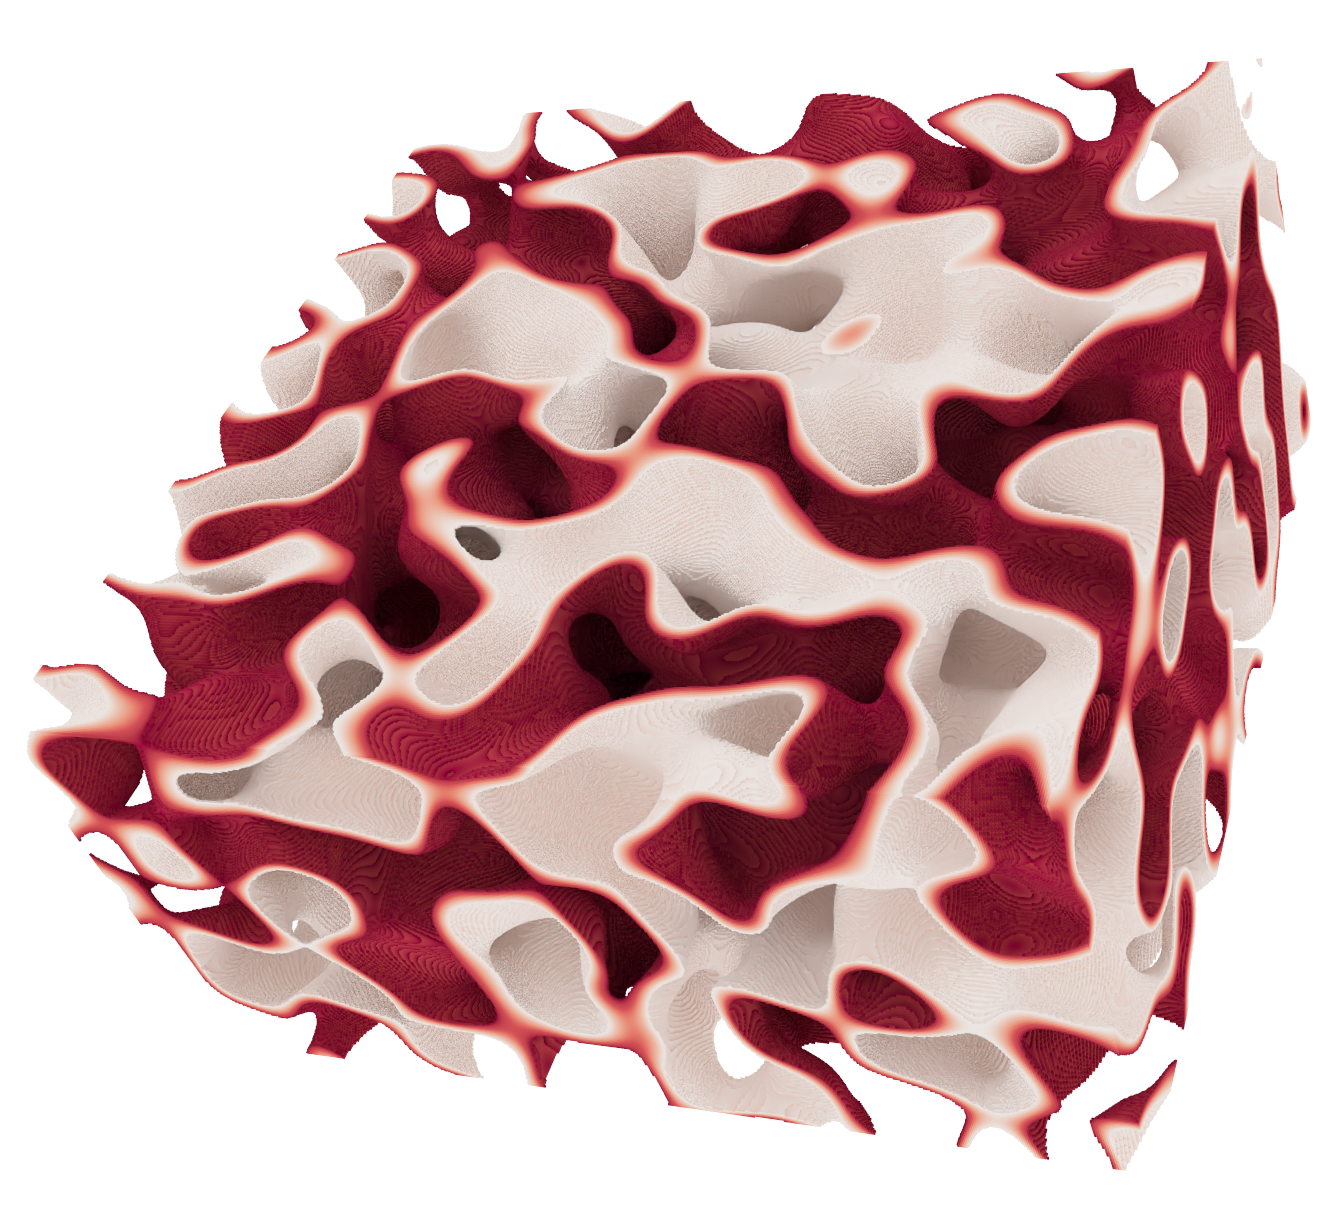

Source code (Python):
"""
Opaque volume plot.

This example shows how to:
   - use const-sized cubes to plot volume shape (opaque)
   - present data feature as a color
   - use matplotlib color map (see https://matplotlib.org/users/colormaps.html)
"""

import numpy as np
from plotoptix import TkOptiX
from plotoptix.utils import map_to_colors  # feature to color conversion
from plotoptix.enums import DenoiserKind   # deniser options

from plotoptix.utils import simplex        # noise generator
_ = simplex(np.zeros((3,3)))


def main():

    # Make some data first:

    kx, ky, kz = (500, 500, 250)
    scale = 0.02

    x = np.linspace(0, kx, kx)
    y = np.linspace(0, ky, ky)
    z = np.linspace(0, kz, kz)
    xv, yv, zv = np.meshgrid(x, y, z)
    xyz = scale * np.stack((xv, yv, zv), axis=-1)

    vol = simplex(xyz)
    print("Volume shape:", vol.shape)
    
    vmin, vmax = (-0.1, 0.1)

    selection = (vol > vmin) & (vol < vmax)
    sel_cubes = xyz[selection]
    colors = map_to_colors(vol[selection], "Reds")

    print(f"{np.sum(selection) / 1.0e6 :.1f}M seleced cells.")

    # Setup ray-tracing:

    rt = TkOptiX() # create and configure, show the window later

    max_frames = 32 # accumulation frames (rays/pixel in other words)
    rt.set_param(
        min_accumulation_step=4,
        max_accumulation_frames=max_frames
    )

    rt.set_float("scene_epsilon", 1.0e-05) # expect small cubes, lower epsilon to ensure details are correctly presented
    rt.set_uint("path_seg_range", 4, 16)   # shape can have copmplex cavities that look better with multiple ray scattering

    rt.set_background(0.99) # plot background color
    rt.set_ambient(0.8)     # uniform environment light

    # setup tone mapping and denoiser for best image quality
    exposure = 1.1
    gamma = 2.2
    rt.set_float("tonemap_exposure", exposure)
    rt.set_float("tonemap_gamma", gamma)
    rt.set_uint("denoiser_start", max_frames) # denoise only the final image
    rt.set_int("denoiser_kind", DenoiserKind.RgbAlbedoNormal.value)
    rt.add_postproc("OIDenoiser")

    rt.setup_camera("cam1",
        eye=scale * np.array([kx/2, ky/2, 5*kz]),
        target=0.5 * scale * np.array([kx, ky, kz]),
        up=[0, 1, 0],
        fov=35
    )
    
    # Create plot:
    
    rt.set_data(
        "cubes", pos=sel_cubes,
        r=scale, # equivalent to: u=[scale, 0, 0], v=[0, scale, 0], w=[0, 0, scale],
    
        # constant color:
        #c=0.9,
    
        # or use color data for each cell:
        c=0.95 * colors,
    
        # all cells will have the same shape and size:
        geom="ParallelepipedsConstSize"
    )
    
    rt.show()

    print("done")

if __name__ == '__main__':
    main()
